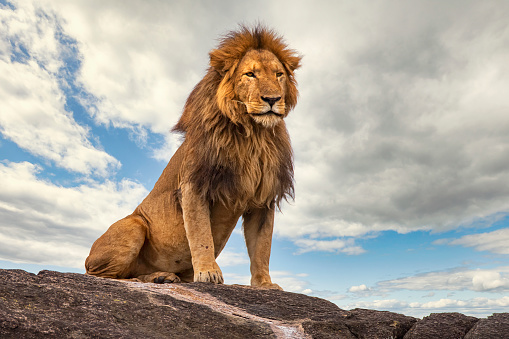
//> input picture file/homework2/Images.jpg, 509 x 339 px
$ ./homework2   (built with g++ and OpenCV 4)
//> lines starting //> are read from the running program, lines starting //| are printed output that depends on the picture; after the words box and inside, x2 and y2 are one past the last pixel; in counts of white or black regions, pixels touching at a corner belong together
#include "opencv2/imgproc.hpp"
#include "opencv2/imgcodecs.hpp"
#include "opencv2/highgui.hpp"
#include <iostream>

int main(int argc, char* argv[])
{
    cv::Mat input = cv::imread("Images.jpg");
//> input is the input picture: 339 rows x 509 cols, CV_8UC3; mean B, G, R 155.2, 165.8, 173.3

    cv::Mat mask;
    // create a perfect mask: Easy if you know the 2 colors present in your image:
    cv::inRange(input, cv::Scalar(100, 0, 0), cv::Scalar(255, 255, 255), mask);
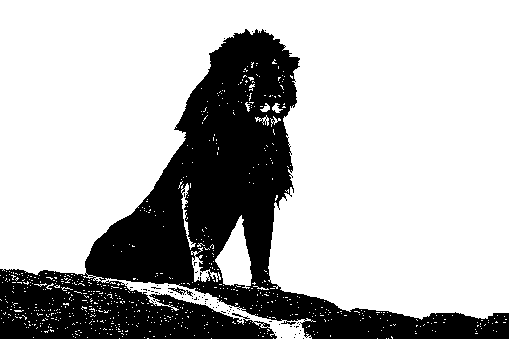
//> mask: 339 rows x 509 cols, CV_8UC1; 71.8% white; 64 black regions (62 under 20 px)
    cv::imshow("mask", mask);

    std::vector<std::vector<cv::Point> > contours; // contour points
    std::vector<cv::Vec4i> hierarchy; // this will give you the information whether it is an internal or external conotour.

    // contour extraction: This will alter the input image, so if you need it later use mask.clone() instead
    findContours(mask, contours, hierarchy, cv::RETR_TREE, cv::CHAIN_APPROX_NONE, cv::Point(0, 0)); // use different CV_CHAIN_APPROX_ if you dont need ALL the points but only the ones that dont lie on a common line
//> contours = 840 contours, 827 with area under 20; largest, box (x1, y1, x2, y2) and area: (0, 0, 509, 339) 118978, (215, 215, 252, 289) 1437, (191, 247, 221, 282) 243, (181, 183, 196, 250) 154, (167, 286, 187, 296) 72

    // output images:
    cv::Mat contoursExternal = input.clone();
    cv::Mat contoursInternal = input.clone();
    cv::Mat contoursAll = cv::Mat::zeros(input.size(), CV_8UC1);

    // draw contours
    for (unsigned int i = 0; i < contours.size(); ++i)
    {
        cv::drawContours(contoursAll, contours, i, cv::Scalar::all(255), 1);
        if (hierarchy[i][3] != -1) cv::drawContours(contoursInternal, contours, i, cv::Scalar::all(255), 1);
        else cv::drawContours(contoursExternal, contours, i, cv::Scalar::all(255), 1);
    }
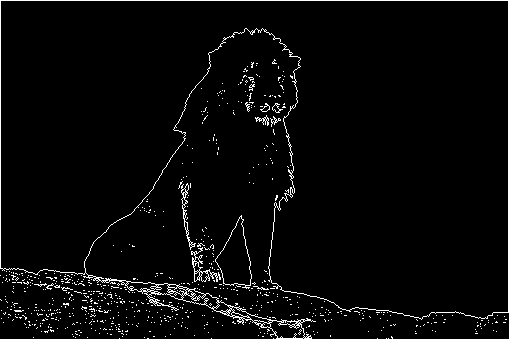
//> contoursAll: 339 rows x 509 cols, CV_8UC1; 3.2% white in thin lines or dots
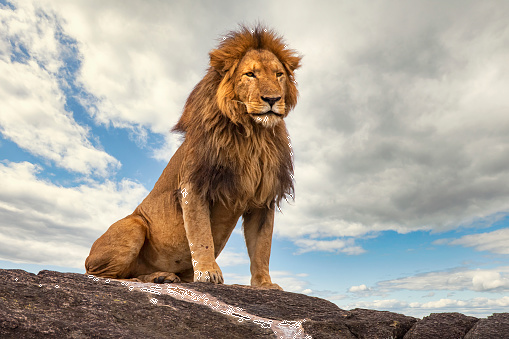
//> contoursInternal: 339 rows x 509 cols, CV_8UC3; 0.43% of pixels changed, all inside (x1, y1, x2, y2) = (15, 29, 312, 339)
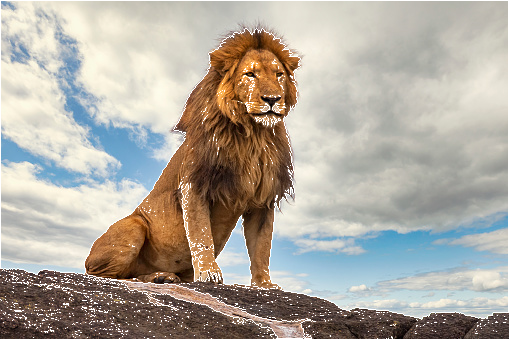
//> contoursExternal: 339 rows x 509 cols, CV_8UC3; 2.88% of pixels changed, all inside (x1, y1, x2, y2) = (0, 0, 509, 339)

    cv::imshow("internal", contoursInternal);
    cv::imshow("external", contoursExternal);
    cv::imshow("all", contoursAll);


    cv::imshow("input", input);
    cv::waitKey(0);
    return 0;
}
